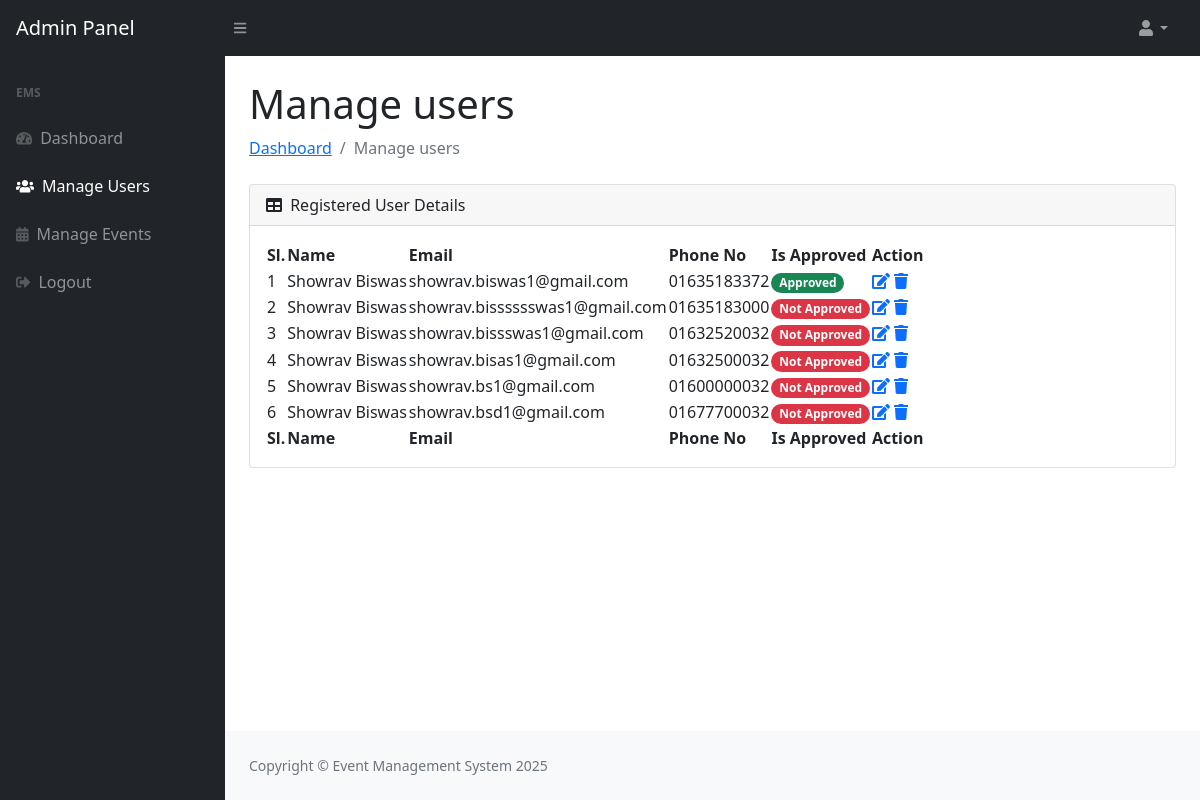
Before: /admin/manage-users.php (signed in) with the older database file.
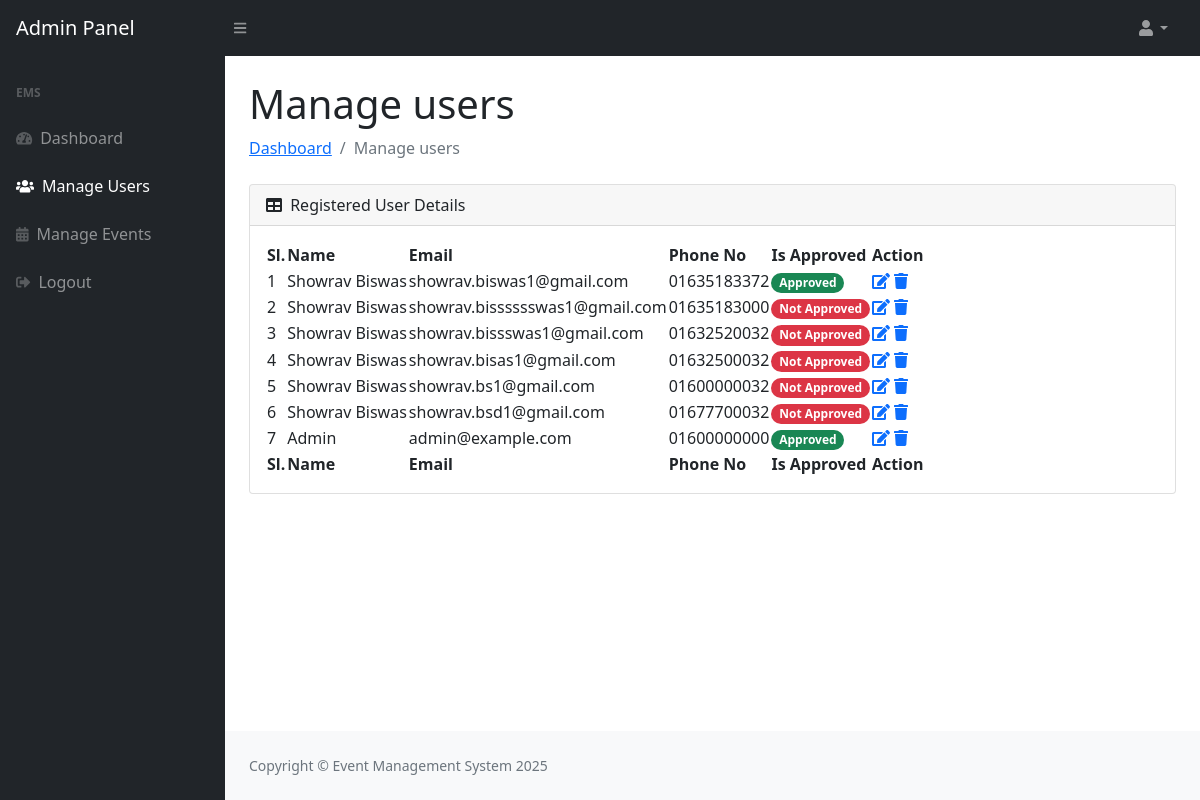
After: the same page with the newer database file.
### tables this page shows
CREATE TABLE IF NOT EXISTS `users` (
  `id` int(11) NOT NULL AUTO_INCREMENT,
  `name` varchar(255) NOT NULL,
  `email` varchar(255) NOT NULL,
  `password` varchar(255) NOT NULL,
  `phone_no` varchar(15) DEFAULT NULL,
  `is_approved` tinyint(1) DEFAULT '0',
  `created_at` timestamp NULL DEFAULT CURRENT_TIMESTAMP,
  PRIMARY KEY (`id`),
  UNIQUE KEY `email` (`email`)
);

### admin/manage-users.php (the view, shortened to what this page needs)
<?php
include_once('../config/db_config.php');
if (!isset($_SESSION['user'])) {
    header('location:logout.php');
} else{
   ?>
      <?php include_once('includes/header.php');?>
      <?php include_once('includes/navbar.php');?>
        <div id="layoutSidenav">
         <?php include_once('includes/sidebar.php');?>
            <div id="layoutSidenav_content">
                <main>
                    <div class="container-fluid px-4">
                        <h1 class="mt-4">Manage users</h1>
                        <ol class="breadcrumb mb-4">
                            <li class="breadcrumb-item"><a href="dashboard.php">Dashboard</a></li>
                            <li class="breadcrumb-item active">Manage users</li>
                        </ol>
                        <div class="card mb-4">
                            <div class="card-header">
                                <i class="fas fa-table me-1"></i>
                                Registered User Details
                            </div>
                            <div class="card-body">
                                <table id="datatablesSimple">
                                    <thead>
                                    <tr>
                                        <th>Sl.</th>
                                        <th>Name</th>
                                        <th>Email</th>
                                        <th>Phone No</th>
                                        <th>Is Approved</th>
                                        <th>Action</th>
                                    </tr>
                                    </thead>
                                    <tfoot>
                                    <tr>
                                        <th>Sl.</th>
                                        <th>Name</th>
                                        <th>Email</th>
                                        <th>Phone No</th>
                                        <th>Is Approved</th>
                                        <th>Action</th>
                                    </tr>
                                    </tfoot>
                                    <tbody>
                                    <?php $ret=mysqli_query($conn,"select * from users");
                                    $cnt=1;
                              while($row=mysqli_fetch_array($ret))
                              {?>
                              <tr>
                              <td><?php echo $cnt;?></td>
                                  <td><?php echo $row['name'];?></td>
                                  <td><?php echo $row['email'];?></td>
                                  <td><?php echo $row['phone_no'];?></td>
                                  <td><?php echo $row['is_approved'] ? '<span class="badge rounded-pill text-bg-success">Approved</span>'
                                          : '<span class="badge rounded-pill text-bg-danger">Not Approved</span>'; ?></td>
                                  <td>
                                     <a href="user-profile.php?uid=<?php echo $row['id'];?>">
                          <i class="fas fa-edit"></i></a>
                                     <a href="manage-users.php?id=<?php echo $row['id'];?>" onClick="return confirm('Do you really want to delete');"><i class="fa fa-trash" aria-hidden="true"></i></a>
                                  </td>
                              </tr>
                              <?php $cnt=$cnt+1; }?>
                                    </tbody>
                                </table>
                            </div>
                        </div>
                    </div>
                </main>
  <?php include('includes/footer.php');?>
<?php } ?>

Changed rows visible on the page:
added users: name "Admin", email "admin@example.com", phone_no "01600000000", is_approved "Approved"
